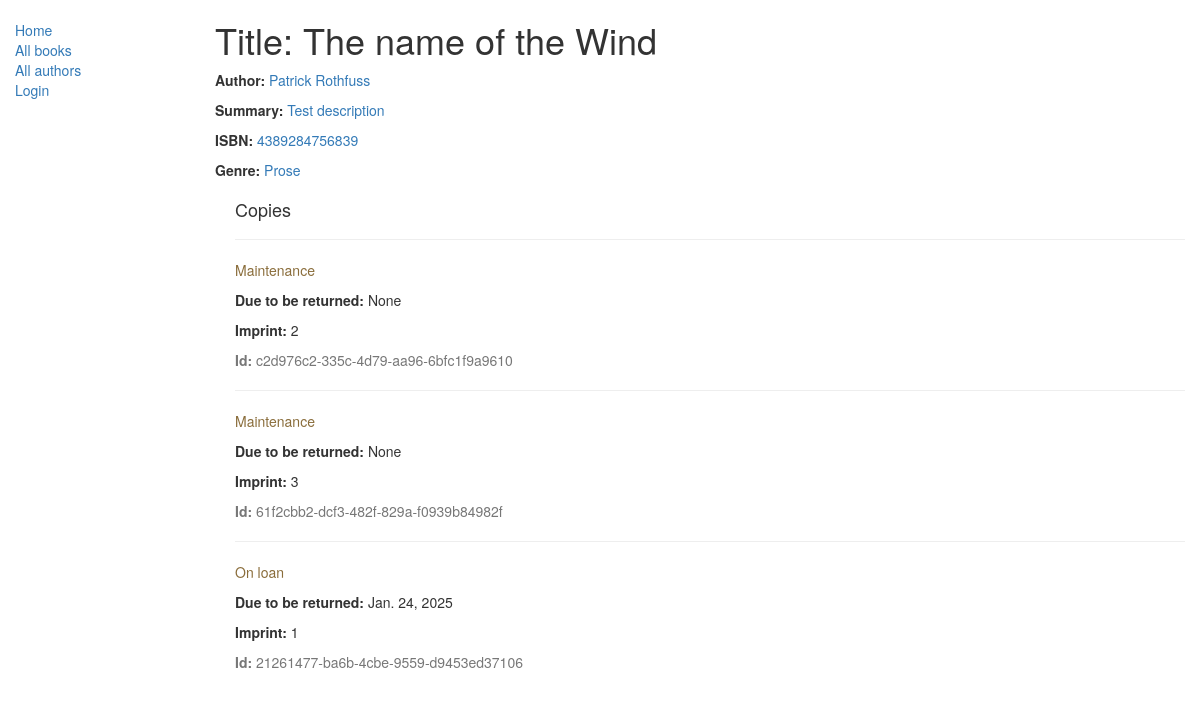
The page /catalog/book/1 on the database as committed earlier.
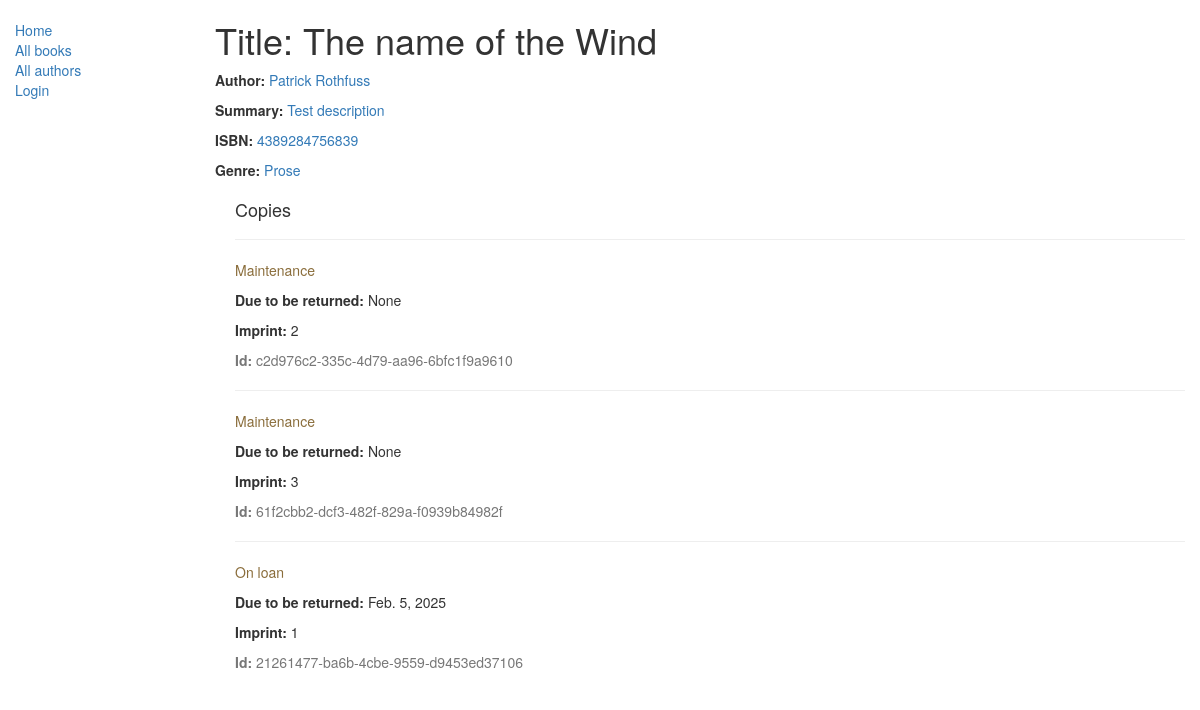
The same page on the database as committed later.
### catalog/models.py (models this page shows, shortened)
class BookInstance(models.Model):
    id = models.UUIDField(primary_key=True, default=uuid.uuid4,
                          help_text='Generate unique ID for this partcular\
                            book across whole library')
    book = models.ForeignKey(Book, on_delete=models.SET_NULL, null=True)
    imprint = models.CharField(max_length=200, help_text="version info")
    due_back = models.DateField(null=True, blank=True)
    borrower = models.ForeignKey(User, on_delete=models.SET_NULL, null=True, blank=True)
    LOAN_STATUS = (
        ('m', 'Maintenance'),
        ('o', 'On loan'),
        ('a', 'Available'),
        ('r', 'Reserved'),
    )
    status = models.CharField(max_length=1, choices=LOAN_STATUS, blank=True,
                              default='m', help_text='Book availability')
    class Meta:
        ordering = ['due_back']
        permissions = (('can_view_all_book_instance_on_loan', 'view_all_borrowed_books'),)

### catalog/views.py (the view)
# urls.py: path('book/<int:pk>', view=views.BookDetailView.as_view(), name='book_detail'),
class BookDetailView(generic.DetailView):
    model = Book

### catalog/models.py (called while the page is built)
    def __str__(self):
        return self.name

    def __str__(self):
        return '{} {}'.format(self.first_name, self.second_name)

### catalog/templates/catalog/book_detail.html (shortened to what this page needs)
{% extends "base_generic.html" %}
{% block content %}
  <h1>Title: {{ book.title }}</h1>
  <p><strong>Author:</strong> <a href="">{{ book.author }}</a></p>
  <p><strong>Summary:</strong> <a href="">{{ book.summary }}</a></p>
  <p><strong>ISBN:</strong> <a href="">{{ book.isbn }}</a></p>
  <p><strong>Genre:</strong>
    <a href="">
        {% for genre in book.genre.all %}
            {{genre}}
        {% endfor %}
    </a>
  </p>
  <div style="margin-left:20px;margin-top:20px">
    <h4>Copies</h4>
    {% for copy in book.bookinstance_set.all %}
      <hr>
      <p class="{% if copy.status == 'a' %}text-success{% elif copy.status == 'd' %}text-danger{% else %}text-warning{% endif %}">
        {{ copy.get_status_display }}
      </p>
      {% if copy.status != 'a' %}
        <p><strong>Due to be returned:</strong> {{copy.due_back}}</p>
      {% endif %}
      <p><strong>Imprint:</strong> {{copy.imprint}}</p>
      <p class="text-muted"><strong>Id:</strong> {{copy.id}}</p>
    {% endfor %}
  </div>
{% endblock %}

Rows that differ between the two databases and show on the page:
changed BookInstance "On loan": due_back "Jan. 24, 2025" → "Feb. 5, 2025"
